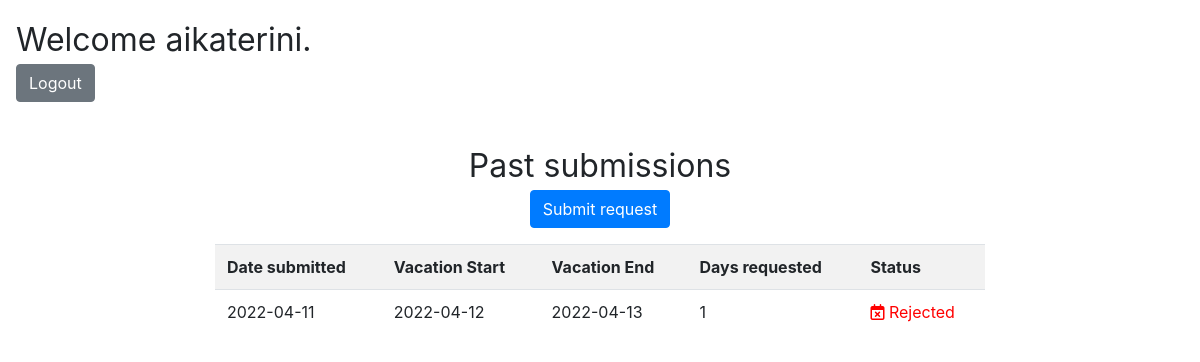
Before: /employees/dashboard.php (signed in) with the older database file.
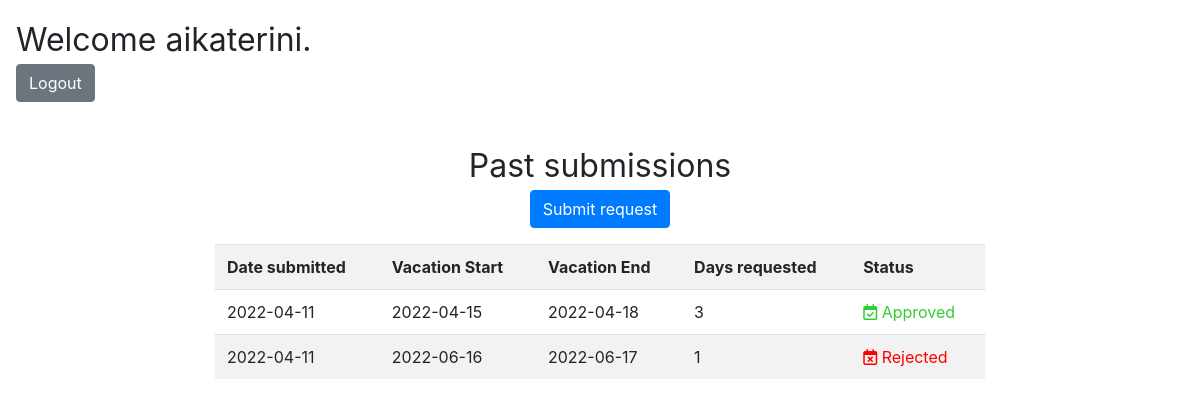
After: the same page with the newer database file.
### tables this page shows
CREATE TABLE `submissions` (
  `id` int(11) NOT NULL,
  `date_submitted` date NOT NULL DEFAULT current_timestamp(),
  `vacstart` date NOT NULL,
  `vacend` date NOT NULL,
  `totaldays` int(11) NOT NULL,
  `statusid` int(11) NOT NULL,
  `employeeid` int(11) NOT NULL,
  `reason` varchar(550) DEFAULT NULL,
  `submitkey` varchar(50) NOT NULL
);

CREATE TABLE `stsubmission` (
  `id` int(11) NOT NULL,
  `status` varchar(20) NOT NULL
);

### employees/dashboard.php (the view, shortened to what this page needs)
<?php
include ('../includes/dbconn.php');
?>
<html>
<head>
    <link rel="stylesheet" href="../css/dashboard.css">
    <link rel="stylesheet" href="https://cdn.jsdelivr.net/npm/bootstrap@4.6.1/dist/css/bootstrap.min.css">
</head>
<body>
<?php
if(isset($_SESSION["empname"])) {
?>
    <p class="userinfo"> Welcome <?php echo $_SESSION["empname"]; ?>.<br>
        <a class="btn btn-secondary" href="logout.php" tite="Logout">Logout </a></p><br>
    <?php
    $sql = "SELECT submissions.*,stsubmission.status FROM employees, submissions, stsubmission WHERE stsubmission.id=submissions.statusid and employees.id = submissions.employeeid and employeeid = '" . $_SESSION['empid'] . "' ORDER BY submissions.date_submitted DESC";
    $result = $conn->query($sql);
    echo "<p class='tabletitle'>Past submissions<br><a class='btn btn-primary' style='text-decoration: none;color: white;' href='submit.php' tite='Submit request'>Submit request</a></p>";
    if ($result->num_rows > 0) {
        echo "<div class='container col-md-8'><table class='table table-striped table-hover'><tr><th>Date submitted</th><th>Vacation Start</th><th>Vacation End</th><th>Days requested</th><th>Status</th></tr>";
        while($row = $result->fetch_assoc()) {
            if($row["statusid"] == 2){
                $icon="<i class='far fa-calendar-check' style='color: limegreen'></i>";
                $color="limegreen";
            }elseif ($row["statusid"] == 3){
                $icon="<i class='far fa-calendar-times' style='color: red'></i>";
                $color="red";
            }else{
                $icon="<i class='fas fa-spinner fa-pulse'></i>";
                $color="black";
            }
            echo "<tr><td>".$row["date_submitted"]."</td><td>".$row["vacstart"]."</td><td>".$row["vacend"]."</td><td>".$row["totaldays"]."</td><td style='color: ".$color.";'>". $icon."  ".$row["status"]."</td></tr>";
        }
        echo "</table></div></div>";
        }
     else {
         echo "<p style='text-align: center'>no past submissions found</p>";
    }
    ?>
<?php
}else echo "<h1 style='text-align: center'>Please login first</h1><br><p id='loginpage'><button type='button' class='btn btn-primary'><a href='../index.php' style='text-decoration: none;color: white;'>Login Page </a></button></p>";
?>
</body>
</html>

Changed rows visible on the page:
removed submissions: date_submitted "2022-04-11", vacstart "2022-04-12", vacend "2022-04-13", totaldays "1", statusid.status "Rejected"
added submissions: date_submitted "2022-04-11", vacstart "2022-04-15", vacend "2022-04-18", totaldays "3", statusid.status "Approved"
added submissions: date_submitted "2022-04-11", vacstart "2022-06-16", vacend "2022-06-17", totaldays "1", statusid.status "Rejected"
